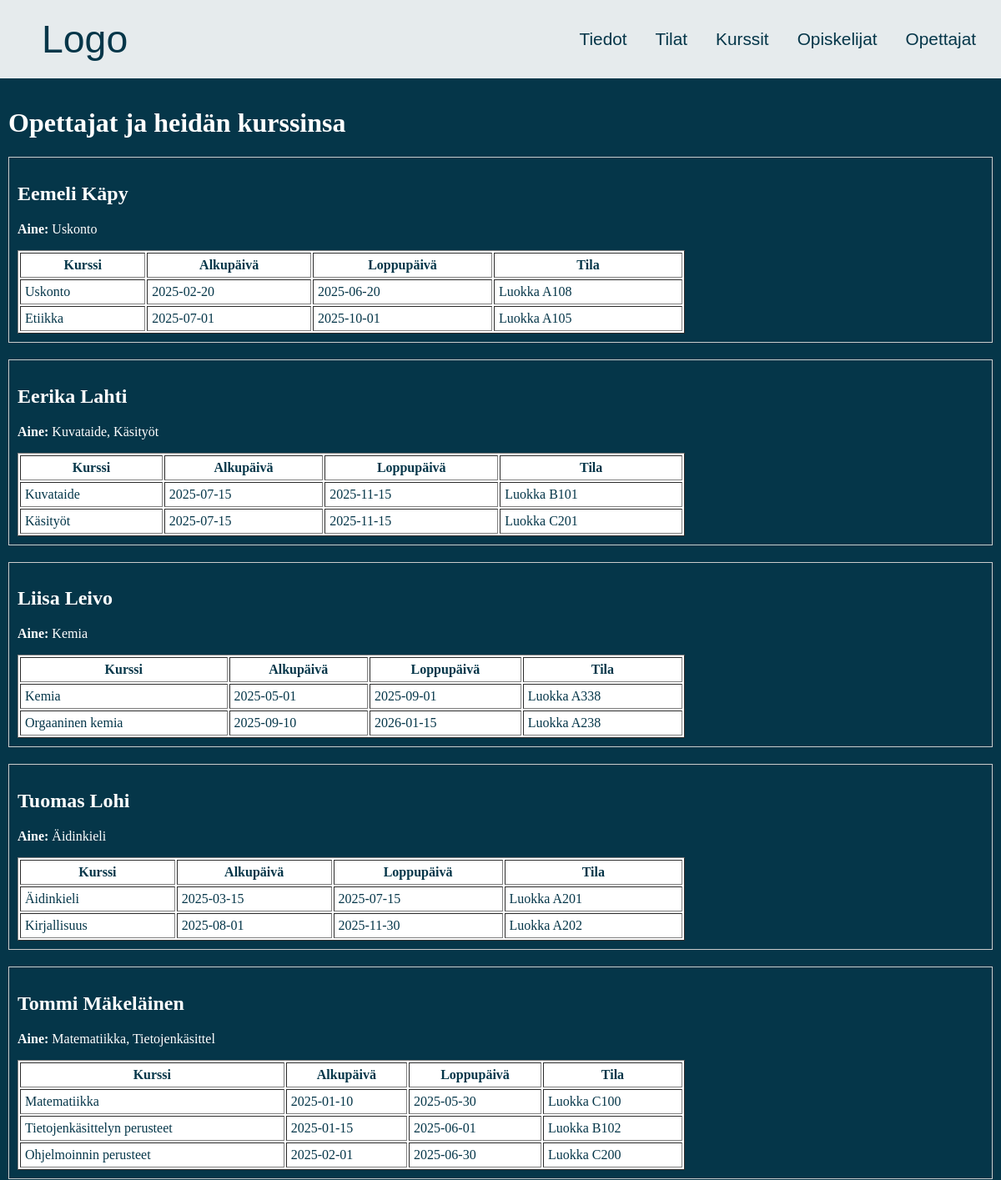
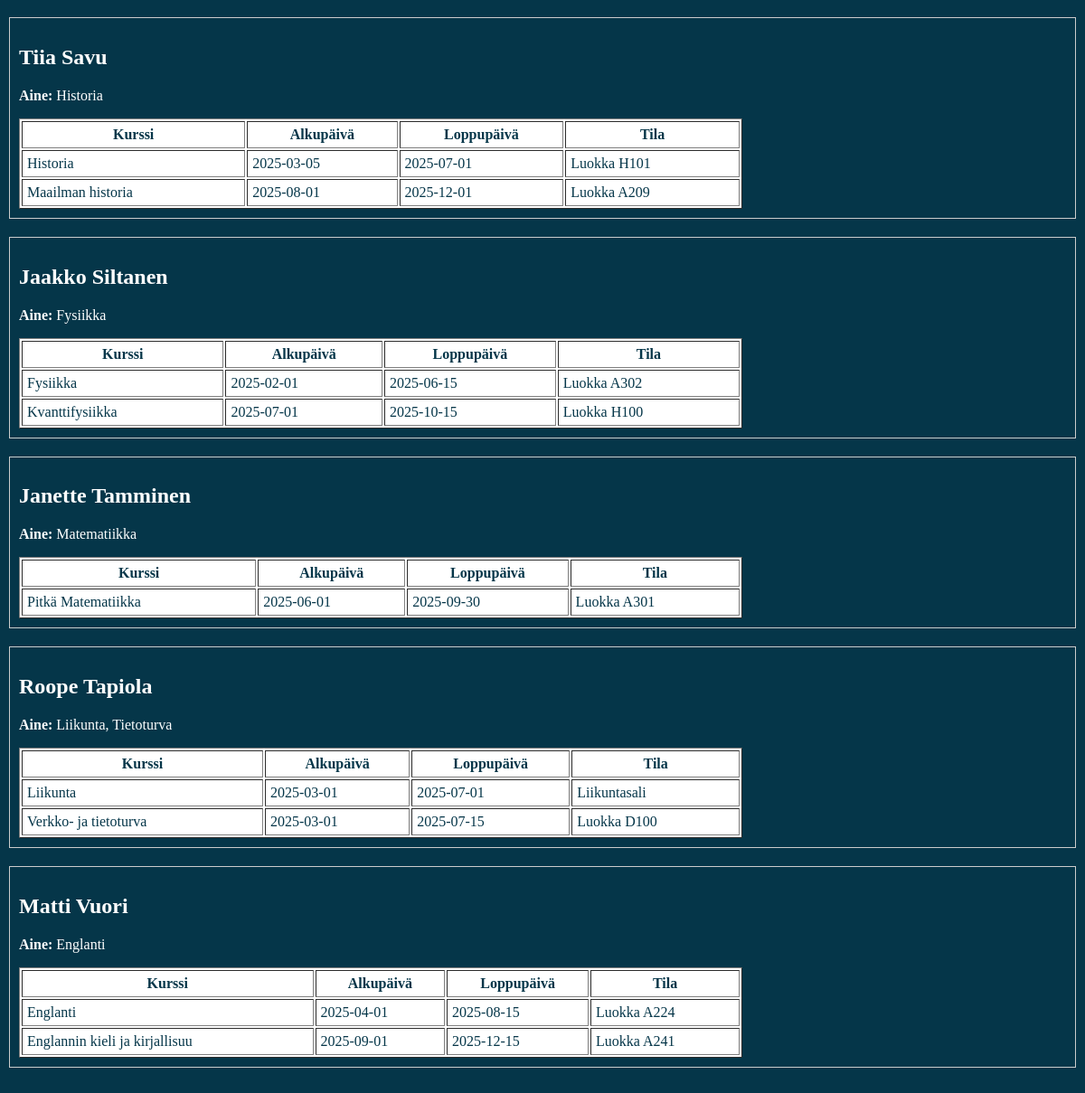
The app's page /Koodi/opettajat.php, older data (2 pictures, top to bottom).
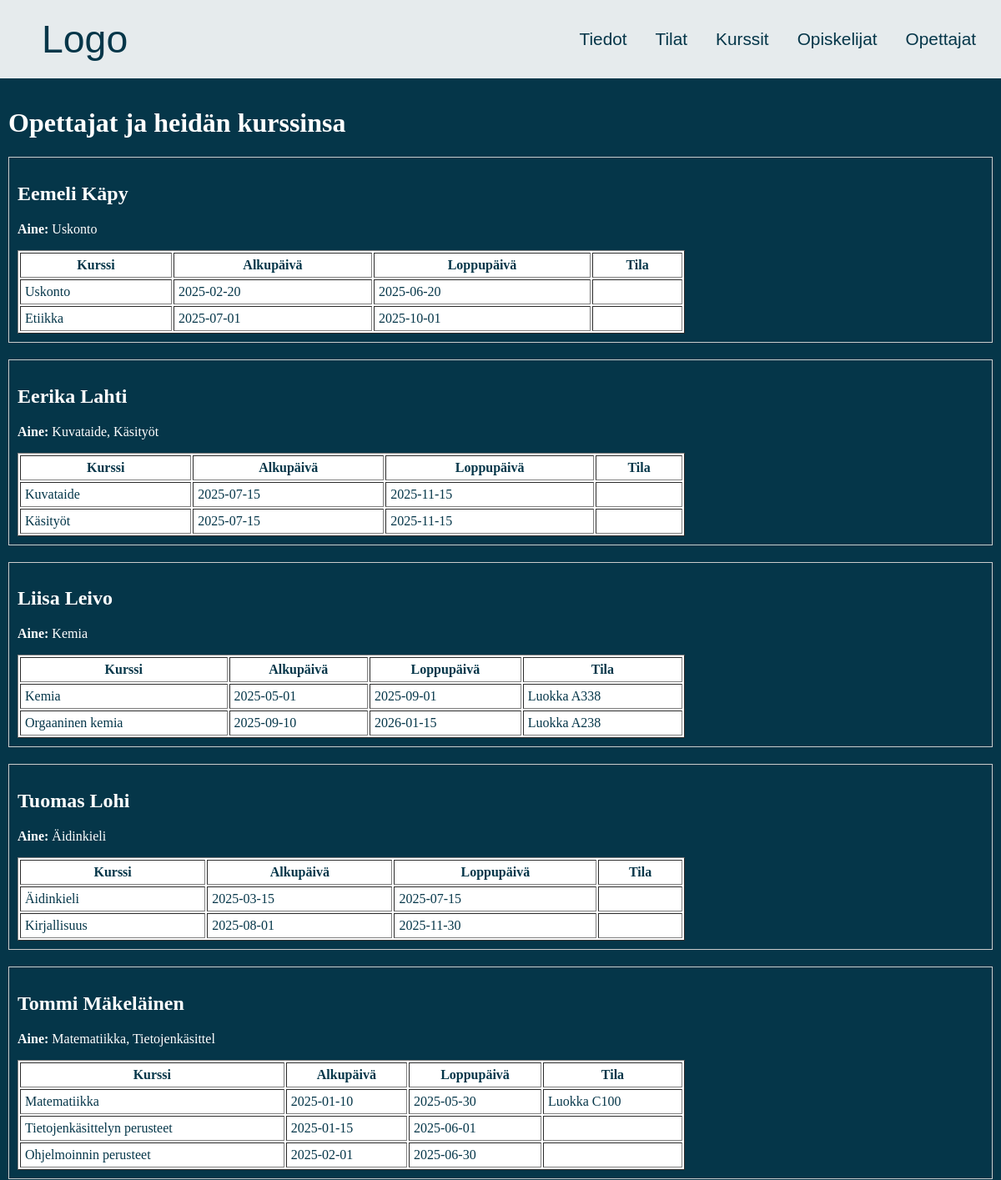
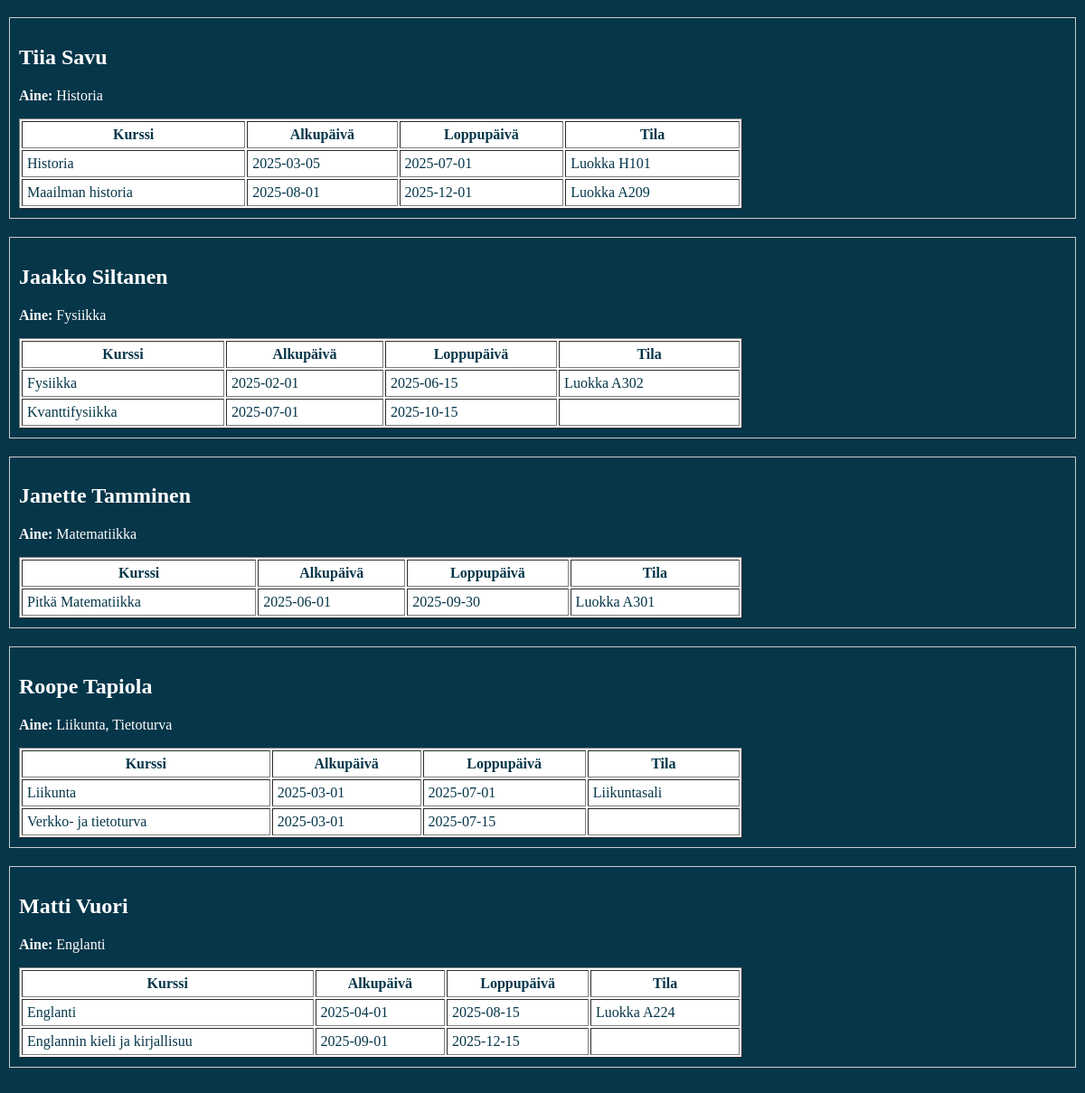
The same page, newer data (2 pictures, top to bottom).
### tables this page shows
CREATE TABLE `opettajat` (
  `Tunnusnumero` int(11) NOT NULL,
  `Etunimi` varchar(30) NOT NULL,
  `Sukunimi` varchar(30) NOT NULL,
  `Aine` varchar(30) NOT NULL
);

CREATE TABLE `kurssit` (
  `Tunnus` int(11) NOT NULL,
  `Nimi` varchar(30) NOT NULL,
  `Kuvaus` text NOT NULL,
  `Alkupaiva` date NOT NULL,
  `Loppupaiva` date NOT NULL,
  `Opettaja` int(11) NOT NULL,
  `Tila` int(11) NOT NULL
);

CREATE TABLE `tilat` (
  `Tunnus` int(11) NOT NULL,
  `Nimi` varchar(30) NOT NULL,
  `Kapasiteetti` int(11) NOT NULL
);

### Koodi/opettajat.php (the view, shortened to what this page needs)
<?php
include 'yhteys.php';
$sql = "SELECT Tunnusnumero, Etunimi, Sukunimi, Aine FROM opettajat ORDER BY Sukunimi, Etunimi";
$stmt = $yhteys->query($sql);
$opettajat = $stmt->fetchAll(PDO::FETCH_ASSOC);
?>
<!DOCTYPE html>
<html lang="fi">
<head>
    <link rel="stylesheet" href="styles.css">
</head>
<body>
    <div class="header">
        <a href="index.php" class="logo">Logo</a>
        <div class="items">
            <a href="tiedot.php">Tiedot</a>
            <a href="tilat.php">Tilat</a>
            <a href="kurssit.php">Kurssit</a>
            <a href="opiskelijat.php">Opiskelijat</a>
            <a href="opettajat.php">Opettajat</a>
        </div>
    </div>
    <div class="content">
        <h1>Opettajat ja heidän kurssinsa</h1>
        <?php foreach ($opettajat as $opettaja): ?>
            <div class="teacher-box" style="border:1px solid #ccc; padding:10px; margin-bottom:20px;">
                <h2><?= htmlspecialchars($opettaja['Etunimi'] . ' ' . $opettaja['Sukunimi']) ?></h2>
                <p><strong>Aine:</strong> <?= htmlspecialchars($opettaja['Aine']) ?></p>
                <?php
                $sql2 = "SELECT k.Nimi, k.Alkupaiva, k.Loppupaiva, t.Nimi AS tila_nimi
                         FROM kurssit k
                         LEFT JOIN tilat t ON k.Tila = t.Tunnus
                         WHERE k.Opettaja = ?
                         ORDER BY k.Alkupaiva";
                $stmt2 = $yhteys->prepare($sql2);
                $stmt2->execute([$opettaja['Tunnusnumero']]);
                $kurssit = $stmt2->fetchAll(PDO::FETCH_ASSOC);
                ?>
                <?php if (empty($kurssit)): ?>
                    <p>Tällä opettajalla ei ole vielä kursseja.</p>
                <?php else: ?>
                    <table border="1" cellpadding="5" style="width:100%; max-width:800px; margin-top:10px;">
                        <tr>
                            <th>Kurssi</th>
                            <th>Alkupäivä</th>
                            <th>Loppupäivä</th>
                            <th>Tila</th>
                        </tr>
                        <?php foreach ($kurssit as $kurssi): ?>
                        <tr>
                            <td><?= htmlspecialchars($kurssi['Nimi']) ?></td>
                            <td><?= htmlspecialchars($kurssi['Alkupaiva']) ?></td>
                            <td><?= htmlspecialchars($kurssi['Loppupaiva']) ?></td>
                            <td><?= htmlspecialchars($kurssi['tila_nimi']) ?></td>
                        </tr>
                        <?php endforeach; ?>
                    </table>
                <?php endif; ?>
            </div>
        <?php endforeach; ?>
    </div>
</body>
</html>

### Koodi/styles.css (style rules this page uses)
html, body { margin: 0; padding: 0; min-height: 150vh; width: 100%; background-color: rgb(5, 54, 73); display: flex; flex-direction: column; }
.header { display: flex; justify-content: space-between; align-items: center; padding: 15px; background-color: rgb(255, 255, 255, 0.9); border-bottom: 0.3rem solid rgb(5, 54, 73); }
.header a { padding: 10px 15px; transition: all 0.3s ease; }
.header a { margin: 0; color: rgb(5, 54, 73); text-decoration: none; font-size: 1.3rem; font-family: 'Gill Sans', 'Gill Sans MT', Calibri, 'Trebuchet MS', sans-serif; transition: all 0.3s ease; }
.header .logo { align-items: center; padding: 5px; text-align: left; color: rgb(5, 54, 73); margin-left: 30px; text-decoration: none; font-size: 2.9rem; }
.content { color: white; padding: 10px; }
table, th, td { background-color: white; color: rgb(5, 54, 73); }

Row changes from the older to the newer data that the page shows:
changed kurssit "Uskonto": Tila.Nimi "Luokka A108" → (not shown)
changed kurssit "Etiikka": Tila.Nimi "Luokka A105" → (not shown)
changed kurssit "Kuvataide": Tila.Nimi "Luokka B101" → (not shown)
shown differently, row unchanged: kurssit "Käsityöt": Tila.Nimi "Luokka C201" → (not shown)
changed kurssit "Äidinkieli": Tila.Nimi "Luokka A201" → (not shown)
changed kurssit "Kirjallisuus": Tila.Nimi "Luokka A202" → (not shown)
shown differently, row unchanged: kurssit "Tietojenkäsittelyn perusteet": Tila.Nimi "Luokka B102" → (not shown)
shown differently, row unchanged: kurssit "Ohjelmoinnin perusteet": Tila.Nimi "Luokka C200" → (not shown)
changed kurssit "Kvanttifysiikka": Tila.Nimi "Luokka H100" → (not shown)
shown differently, row unchanged: kurssit "Verkko- ja tietoturva": Tila.Nimi "Luokka D100" → (not shown)
changed kurssit "Englannin kieli ja kirjallisuu": Tila.Nimi "Luokka A241" → (not shown)
